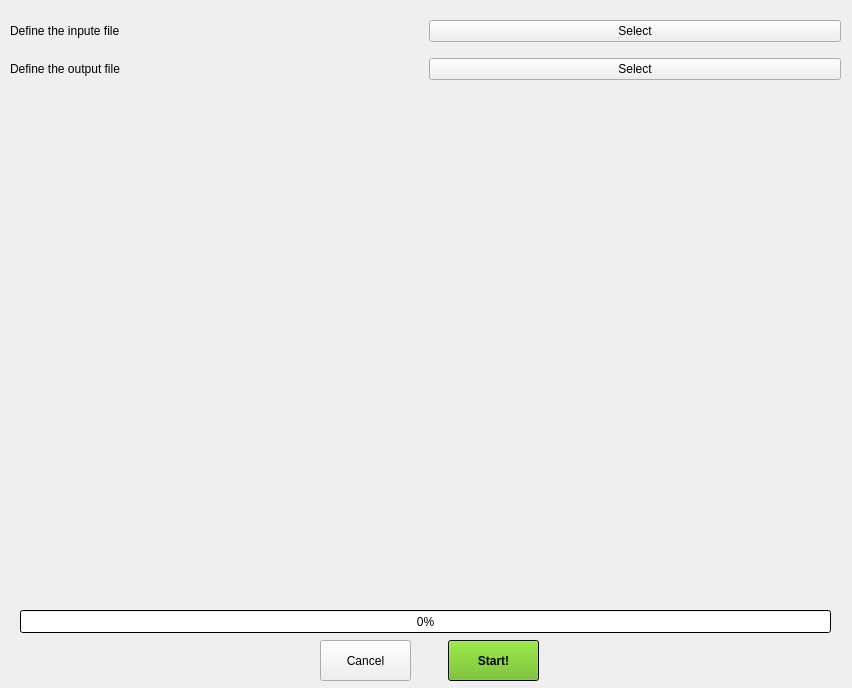
<?xml version="1.0" encoding="UTF-8"?>
<ui version="4.0">
 <class>Dialog</class>
 <widget class="QDialog" name="Dialog">
  <property name="geometry">
   <rect>
    <x>0</x>
    <y>0</y>
    <width>852</width>
    <height>688</height>
   </rect>
  </property>
  <property name="font">
   <font>
    <family>Ubuntu</family>
   </font>
  </property>
  <property name="windowTitle">
   <string>Dialog</string>
  </property>
  <widget class="QProgressBar" name="progressBar">
   <property name="geometry">
    <rect>
     <x>20</x>
     <y>610</y>
     <width>811</width>
     <height>23</height>
    </rect>
   </property>
   <property name="palette">
    <palette>
     <active>
      <colorrole role="WindowText">
       <brush brushstyle="SolidPattern">
        <color alpha="255">
         <red>0</red>
         <green>0</green>
         <blue>0</blue>
        </color>
       </brush>
      </colorrole>
      <colorrole role="Button">
       <brush brushstyle="SolidPattern">
        <color alpha="255">
         <red>115</red>
         <green>210</green>
         <blue>22</blue>
        </color>
       </brush>
      </colorrole>
      <colorrole role="Light">
       <brush brushstyle="SolidPattern">
        <color alpha="255">
         <red>170</red>
         <green>255</green>
         <blue>87</blue>
        </color>
       </brush>
      </colorrole>
      <colorrole role="Midlight">
       <brush brushstyle="SolidPattern">
        <color alpha="255">
         <red>142</red>
         <green>232</green>
         <blue>54</blue>
        </color>
       </brush>
      </colorrole>
      <colorrole role="Dark">
       <brush brushstyle="SolidPattern">
        <color alpha="255">
         <red>57</red>
         <green>105</green>
         <blue>11</blue>
        </color>
       </brush>
      </colorrole>
      <colorrole role="Mid">
       <brush brushstyle="SolidPattern">
        <color alpha="255">
         <red>76</red>
         <green>140</green>
         <blue>14</blue>
        </color>
       </brush>
      </colorrole>
      <colorrole role="Text">
       <brush brushstyle="SolidPattern">
        <color alpha="255">
         <red>0</red>
         <green>0</green>
         <blue>0</blue>
        </color>
       </brush>
      </colorrole>
      <colorrole role="BrightText">
       <brush brushstyle="SolidPattern">
        <color alpha="255">
         <red>255</red>
         <green>255</green>
         <blue>255</blue>
        </color>
       </brush>
      </colorrole>
      <colorrole role="ButtonText">
       <brush brushstyle="SolidPattern">
        <color alpha="255">
         <red>0</red>
         <green>0</green>
         <blue>0</blue>
        </color>
       </brush>
      </colorrole>
      <colorrole role="Base">
       <brush brushstyle="SolidPattern">
        <color alpha="255">
         <red>255</red>
         <green>255</green>
         <blue>255</blue>
        </color>
       </brush>
      </colorrole>
      <colorrole role="Window">
       <brush brushstyle="SolidPattern">
        <color alpha="255">
         <red>0</red>
         <green>0</green>
         <blue>0</blue>
        </color>
       </brush>
      </colorrole>
      <colorrole role="Shadow">
       <brush brushstyle="SolidPattern">
        <color alpha="255">
         <red>0</red>
         <green>0</green>
         <blue>0</blue>
        </color>
       </brush>
      </colorrole>
      <colorrole role="Highlight">
       <brush brushstyle="SolidPattern">
        <color alpha="255">
         <red>115</red>
         <green>210</green>
         <blue>22</blue>
        </color>
       </brush>
      </colorrole>
      <colorrole role="AlternateBase">
       <brush brushstyle="SolidPattern">
        <color alpha="255">
         <red>185</red>
         <green>232</green>
         <blue>138</blue>
        </color>
       </brush>
      </colorrole>
      <colorrole role="ToolTipBase">
       <brush brushstyle="SolidPattern">
        <color alpha="255">
         <red>255</red>
         <green>255</green>
         <blue>220</blue>
        </color>
       </brush>
      </colorrole>
      <colorrole role="ToolTipText">
       <brush brushstyle="SolidPattern">
        <color alpha="255">
         <red>0</red>
         <green>0</green>
         <blue>0</blue>
        </color>
       </brush>
      </colorrole>
      <colorrole role="PlaceholderText">
       <brush brushstyle="SolidPattern">
        <color alpha="128">
         <red>0</red>
         <green>0</green>
         <blue>0</blue>
        </color>
       </brush>
      </colorrole>
     </active>
     <inactive>
      <colorrole role="WindowText">
       <brush brushstyle="SolidPattern">
        <color alpha="255">
         <red>0</red>
         <green>0</green>
         <blue>0</blue>
        </color>
       </brush>
      </colorrole>
      <colorrole role="Button">
       <brush brushstyle="SolidPattern">
        <color alpha="255">
         <red>115</red>
         <green>210</green>
         <blue>22</blue>
        </color>
       </brush>
      </colorrole>
      <colorrole role="Light">
       <brush brushstyle="SolidPattern">
        <color alpha="255">
         <red>170</red>
         <green>255</green>
         <blue>87</blue>
        </color>
       </brush>
      </colorrole>
      <colorrole role="Midlight">
       <brush brushstyle="SolidPattern">
        <color alpha="255">
         <red>142</red>
         <green>232</green>
         <blue>54</blue>
        </color>
       </brush>
      </colorrole>
      <colorrole role="Dark">
       <brush brushstyle="SolidPattern">
        <color alpha="255">
         <red>57</red>
         <green>105</green>
         <blue>11</blue>
        </color>
       </brush>
      </colorrole>
      <colorrole role="Mid">
       <brush brushstyle="SolidPattern">
        <color alpha="255">
         <red>76</red>
         <green>140</green>
         <blue>14</blue>
        </color>
       </brush>
      </colorrole>
      <colorrole role="Text">
       <brush brushstyle="SolidPattern">
        <color alpha="255">
         <red>0</red>
         <green>0</green>
         <blue>0</blue>
        </color>
       </brush>
      </colorrole>
      <colorrole role="BrightText">
       <brush brushstyle="SolidPattern">
        <color alpha="255">
         <red>255</red>
         <green>255</green>
         <blue>255</blue>
        </color>
       </brush>
      </colorrole>
      <colorrole role="ButtonText">
       <brush brushstyle="SolidPattern">
        <color alpha="255">
         <red>0</red>
         <green>0</green>
         <blue>0</blue>
        </color>
       </brush>
      </colorrole>
      <colorrole role="Base">
       <brush brushstyle="SolidPattern">
        <color alpha="255">
         <red>255</red>
         <green>255</green>
         <blue>255</blue>
        </color>
       </brush>
      </colorrole>
      <colorrole role="Window">
       <brush brushstyle="SolidPattern">
        <color alpha="255">
         <red>0</red>
         <green>0</green>
         <blue>0</blue>
        </color>
       </brush>
      </colorrole>
      <colorrole role="Shadow">
       <brush brushstyle="SolidPattern">
        <color alpha="255">
         <red>0</red>
         <green>0</green>
         <blue>0</blue>
        </color>
       </brush>
      </colorrole>
      <colorrole role="Highlight">
       <brush brushstyle="SolidPattern">
        <color alpha="255">
         <red>115</red>
         <green>210</green>
         <blue>22</blue>
        </color>
       </brush>
      </colorrole>
      <colorrole role="AlternateBase">
       <brush brushstyle="SolidPattern">
        <color alpha="255">
         <red>185</red>
         <green>232</green>
         <blue>138</blue>
        </color>
       </brush>
      </colorrole>
      <colorrole role="ToolTipBase">
       <brush brushstyle="SolidPattern">
        <color alpha="255">
         <red>255</red>
         <green>255</green>
         <blue>220</blue>
        </color>
       </brush>
      </colorrole>
      <colorrole role="ToolTipText">
       <brush brushstyle="SolidPattern">
        <color alpha="255">
         <red>0</red>
         <green>0</green>
         <blue>0</blue>
        </color>
       </brush>
      </colorrole>
      <colorrole role="PlaceholderText">
       <brush brushstyle="SolidPattern">
        <color alpha="128">
         <red>0</red>
         <green>0</green>
         <blue>0</blue>
        </color>
       </brush>
      </colorrole>
     </inactive>
     <disabled>
      <colorrole role="WindowText">
       <brush brushstyle="SolidPattern">
        <color alpha="255">
         <red>57</red>
         <green>105</green>
         <blue>11</blue>
        </color>
       </brush>
      </colorrole>
      <colorrole role="Button">
       <brush brushstyle="SolidPattern">
        <color alpha="255">
         <red>115</red>
         <green>210</green>
         <blue>22</blue>
        </color>
       </brush>
      </colorrole>
      <colorrole role="Light">
       <brush brushstyle="SolidPattern">
        <color alpha="255">
         <red>170</red>
         <green>255</green>
         <blue>87</blue>
        </color>
       </brush>
      </colorrole>
      <colorrole role="Midlight">
       <brush brushstyle="SolidPattern">
        <color alpha="255">
         <red>142</red>
         <green>232</green>
         <blue>54</blue>
        </color>
       </brush>
      </colorrole>
      <colorrole role="Dark">
       <brush brushstyle="SolidPattern">
        <color alpha="255">
         <red>57</red>
         <green>105</green>
         <blue>11</blue>
        </color>
       </brush>
      </colorrole>
      <colorrole role="Mid">
       <brush brushstyle="SolidPattern">
        <color alpha="255">
         <red>76</red>
         <green>140</green>
         <blue>14</blue>
        </color>
       </brush>
      </colorrole>
      <colorrole role="Text">
       <brush brushstyle="SolidPattern">
        <color alpha="255">
         <red>57</red>
         <green>105</green>
         <blue>11</blue>
        </color>
       </brush>
      </colorrole>
      <colorrole role="BrightText">
       <brush brushstyle="SolidPattern">
        <color alpha="255">
         <red>255</red>
         <green>255</green>
         <blue>255</blue>
        </color>
       </brush>
      </colorrole>
      <colorrole role="ButtonText">
       <brush brushstyle="SolidPattern">
        <color alpha="255">
         <red>57</red>
         <green>105</green>
         <blue>11</blue>
        </color>
       </brush>
      </colorrole>
      <colorrole role="Base">
       <brush brushstyle="SolidPattern">
        <color alpha="255">
         <red>0</red>
         <green>0</green>
         <blue>0</blue>
        </color>
       </brush>
      </colorrole>
      <colorrole role="Window">
       <brush brushstyle="SolidPattern">
        <color alpha="255">
         <red>0</red>
         <green>0</green>
         <blue>0</blue>
        </color>
       </brush>
      </colorrole>
      <colorrole role="Shadow">
       <brush brushstyle="SolidPattern">
        <color alpha="255">
         <red>0</red>
         <green>0</green>
         <blue>0</blue>
        </color>
       </brush>
      </colorrole>
      <colorrole role="Highlight">
       <brush brushstyle="SolidPattern">
        <color alpha="255">
         <red>145</red>
         <green>145</green>
         <blue>145</blue>
        </color>
       </brush>
      </colorrole>
      <colorrole role="AlternateBase">
       <brush brushstyle="SolidPattern">
        <color alpha="255">
         <red>115</red>
         <green>210</green>
         <blue>22</blue>
        </color>
       </brush>
      </colorrole>
      <colorrole role="ToolTipBase">
       <brush brushstyle="SolidPattern">
        <color alpha="255">
         <red>255</red>
         <green>255</green>
         <blue>220</blue>
        </color>
       </brush>
      </colorrole>
      <colorrole role="ToolTipText">
       <brush brushstyle="SolidPattern">
        <color alpha="255">
         <red>0</red>
         <green>0</green>
         <blue>0</blue>
        </color>
       </brush>
      </colorrole>
      <colorrole role="PlaceholderText">
       <brush brushstyle="SolidPattern">
        <color alpha="128">
         <red>0</red>
         <green>0</green>
         <blue>0</blue>
        </color>
       </brush>
      </colorrole>
     </disabled>
    </palette>
   </property>
   <property name="value">
    <number>0</number>
   </property>
  </widget>
  <widget class="QPushButton" name="pushButton">
   <property name="geometry">
    <rect>
     <x>448</x>
     <y>640</y>
     <width>91</width>
     <height>41</height>
    </rect>
   </property>
   <property name="palette">
    <palette>
     <active>
      <colorrole role="WindowText">
       <brush brushstyle="SolidPattern">
        <color alpha="255">
         <red>0</red>
         <green>0</green>
         <blue>0</blue>
        </color>
       </brush>
      </colorrole>
      <colorrole role="Button">
       <brush brushstyle="SolidPattern">
        <color alpha="255">
         <red>115</red>
         <green>210</green>
         <blue>22</blue>
        </color>
       </brush>
      </colorrole>
      <colorrole role="Light">
       <brush brushstyle="SolidPattern">
        <color alpha="255">
         <red>170</red>
         <green>255</green>
         <blue>87</blue>
        </color>
       </brush>
      </colorrole>
      <colorrole role="Midlight">
       <brush brushstyle="SolidPattern">
        <color alpha="255">
         <red>142</red>
         <green>232</green>
         <blue>54</blue>
        </color>
       </brush>
      </colorrole>
      <colorrole role="Dark">
       <brush brushstyle="SolidPattern">
        <color alpha="255">
         <red>57</red>
         <green>105</green>
         <blue>11</blue>
        </color>
       </brush>
      </colorrole>
      <colorrole role="Mid">
       <brush brushstyle="SolidPattern">
        <color alpha="255">
         <red>76</red>
         <green>140</green>
         <blue>14</blue>
        </color>
       </brush>
      </colorrole>
      <colorrole role="Text">
       <brush brushstyle="SolidPattern">
        <color alpha="255">
         <red>255</red>
         <green>255</green>
         <blue>255</blue>
        </color>
       </brush>
      </colorrole>
      <colorrole role="BrightText">
       <brush brushstyle="SolidPattern">
        <color alpha="255">
         <red>255</red>
         <green>255</green>
         <blue>255</blue>
        </color>
       </brush>
      </colorrole>
      <colorrole role="ButtonText">
       <brush brushstyle="SolidPattern">
        <color alpha="255">
         <red>0</red>
         <green>0</green>
         <blue>0</blue>
        </color>
       </brush>
      </colorrole>
      <colorrole role="Base">
       <brush brushstyle="SolidPattern">
        <color alpha="255">
         <red>255</red>
         <green>255</green>
         <blue>255</blue>
        </color>
       </brush>
      </colorrole>
      <colorrole role="Window">
       <brush brushstyle="SolidPattern">
        <color alpha="255">
         <red>115</red>
         <green>210</green>
         <blue>22</blue>
        </color>
       </brush>
      </colorrole>
      <colorrole role="Shadow">
       <brush brushstyle="SolidPattern">
        <color alpha="255">
         <red>0</red>
         <green>0</green>
         <blue>0</blue>
        </color>
       </brush>
      </colorrole>
      <colorrole role="Highlight">
       <brush brushstyle="SolidPattern">
        <color alpha="255">
         <red>0</red>
         <green>0</green>
         <blue>0</blue>
        </color>
       </brush>
      </colorrole>
      <colorrole role="AlternateBase">
       <brush brushstyle="SolidPattern">
        <color alpha="255">
         <red>185</red>
         <green>232</green>
         <blue>138</blue>
        </color>
       </brush>
      </colorrole>
      <colorrole role="ToolTipBase">
       <brush brushstyle="SolidPattern">
        <color alpha="255">
         <red>255</red>
         <green>255</green>
         <blue>220</blue>
        </color>
       </brush>
      </colorrole>
      <colorrole role="ToolTipText">
       <brush brushstyle="SolidPattern">
        <color alpha="255">
         <red>0</red>
         <green>0</green>
         <blue>0</blue>
        </color>
       </brush>
      </colorrole>
      <colorrole role="PlaceholderText">
       <brush brushstyle="SolidPattern">
        <color alpha="128">
         <red>0</red>
         <green>0</green>
         <blue>0</blue>
        </color>
       </brush>
      </colorrole>
     </active>
     <inactive>
      <colorrole role="WindowText">
       <brush brushstyle="SolidPattern">
        <color alpha="255">
         <red>0</red>
         <green>0</green>
         <blue>0</blue>
        </color>
       </brush>
      </colorrole>
      <colorrole role="Button">
       <brush brushstyle="SolidPattern">
        <color alpha="255">
         <red>115</red>
         <green>210</green>
         <blue>22</blue>
        </color>
       </brush>
      </colorrole>
      <colorrole role="Light">
       <brush brushstyle="SolidPattern">
        <color alpha="255">
         <red>170</red>
         <green>255</green>
         <blue>87</blue>
        </color>
       </brush>
      </colorrole>
      <colorrole role="Midlight">
       <brush brushstyle="SolidPattern">
        <color alpha="255">
         <red>142</red>
         <green>232</green>
         <blue>54</blue>
        </color>
       </brush>
      </colorrole>
      <colorrole role="Dark">
       <brush brushstyle="SolidPattern">
        <color alpha="255">
         <red>57</red>
         <green>105</green>
         <blue>11</blue>
        </color>
       </brush>
      </colorrole>
      <colorrole role="Mid">
       <brush brushstyle="SolidPattern">
        <color alpha="255">
         <red>76</red>
         <green>140</green>
         <blue>14</blue>
        </color>
       </brush>
      </colorrole>
      <colorrole role="Text">
       <brush brushstyle="SolidPattern">
        <color alpha="255">
         <red>255</red>
         <green>255</green>
         <blue>255</blue>
        </color>
       </brush>
      </colorrole>
      <colorrole role="BrightText">
       <brush brushstyle="SolidPattern">
        <color alpha="255">
         <red>255</red>
         <green>255</green>
         <blue>255</blue>
        </color>
       </brush>
      </colorrole>
      <colorrole role="ButtonText">
       <brush brushstyle="SolidPattern">
        <color alpha="255">
         <red>0</red>
         <green>0</green>
         <blue>0</blue>
        </color>
       </brush>
      </colorrole>
      <colorrole role="Base">
       <brush brushstyle="SolidPattern">
        <color alpha="255">
         <red>255</red>
         <green>255</green>
         <blue>255</blue>
        </color>
       </brush>
      </colorrole>
      <colorrole role="Window">
       <brush brushstyle="SolidPattern">
        <color alpha="255">
         <red>115</red>
         <green>210</green>
         <blue>22</blue>
        </color>
       </brush>
      </colorrole>
      <colorrole role="Shadow">
       <brush brushstyle="SolidPattern">
        <color alpha="255">
         <red>0</red>
         <green>0</green>
         <blue>0</blue>
        </color>
       </brush>
      </colorrole>
      <colorrole role="Highlight">
       <brush brushstyle="SolidPattern">
        <color alpha="255">
         <red>0</red>
         <green>0</green>
         <blue>0</blue>
        </color>
       </brush>
      </colorrole>
      <colorrole role="AlternateBase">
       <brush brushstyle="SolidPattern">
        <color alpha="255">
         <red>185</red>
         <green>232</green>
         <blue>138</blue>
        </color>
       </brush>
      </colorrole>
      <colorrole role="ToolTipBase">
       <brush brushstyle="SolidPattern">
        <color alpha="255">
         <red>255</red>
         <green>255</green>
         <blue>220</blue>
        </color>
       </brush>
      </colorrole>
      <colorrole role="ToolTipText">
       <brush brushstyle="SolidPattern">
        <color alpha="255">
         <red>0</red>
         <green>0</green>
         <blue>0</blue>
        </color>
       </brush>
      </colorrole>
      <colorrole role="PlaceholderText">
       <brush brushstyle="SolidPattern">
        <color alpha="128">
         <red>0</red>
         <green>0</green>
         <blue>0</blue>
        </color>
       </brush>
      </colorrole>
     </inactive>
     <disabled>
      <colorrole role="WindowText">
       <brush brushstyle="SolidPattern">
        <color alpha="255">
         <red>0</red>
         <green>0</green>
         <blue>0</blue>
        </color>
       </brush>
      </colorrole>
      <colorrole role="Button">
       <brush brushstyle="SolidPattern">
        <color alpha="255">
         <red>115</red>
         <green>210</green>
         <blue>22</blue>
        </color>
       </brush>
      </colorrole>
      <colorrole role="Light">
       <brush brushstyle="SolidPattern">
        <color alpha="255">
         <red>170</red>
         <green>255</green>
         <blue>87</blue>
        </color>
       </brush>
      </colorrole>
      <colorrole role="Midlight">
       <brush brushstyle="SolidPattern">
        <color alpha="255">
         <red>142</red>
         <green>232</green>
         <blue>54</blue>
        </color>
       </brush>
      </colorrole>
      <colorrole role="Dark">
       <brush brushstyle="SolidPattern">
        <color alpha="255">
         <red>57</red>
         <green>105</green>
         <blue>11</blue>
        </color>
       </brush>
      </colorrole>
      <colorrole role="Mid">
       <brush brushstyle="SolidPattern">
        <color alpha="255">
         <red>76</red>
         <green>140</green>
         <blue>14</blue>
        </color>
       </brush>
      </colorrole>
      <colorrole role="Text">
       <brush brushstyle="SolidPattern">
        <color alpha="255">
         <red>57</red>
         <green>105</green>
         <blue>11</blue>
        </color>
       </brush>
      </colorrole>
      <colorrole role="BrightText">
       <brush brushstyle="SolidPattern">
        <color alpha="255">
         <red>255</red>
         <green>255</green>
         <blue>255</blue>
        </color>
       </brush>
      </colorrole>
      <colorrole role="ButtonText">
       <brush brushstyle="SolidPattern">
        <color alpha="255">
         <red>57</red>
         <green>105</green>
         <blue>11</blue>
        </color>
       </brush>
      </colorrole>
      <colorrole role="Base">
       <brush brushstyle="SolidPattern">
        <color alpha="255">
         <red>115</red>
         <green>210</green>
         <blue>22</blue>
        </color>
       </brush>
      </colorrole>
      <colorrole role="Window">
       <brush brushstyle="SolidPattern">
        <color alpha="255">
         <red>115</red>
         <green>210</green>
         <blue>22</blue>
        </color>
       </brush>
      </colorrole>
      <colorrole role="Shadow">
       <brush brushstyle="SolidPattern">
        <color alpha="255">
         <red>0</red>
         <green>0</green>
         <blue>0</blue>
        </color>
       </brush>
      </colorrole>
      <colorrole role="Highlight">
       <brush brushstyle="SolidPattern">
        <color alpha="255">
         <red>145</red>
         <green>145</green>
         <blue>145</blue>
        </color>
       </brush>
      </colorrole>
      <colorrole role="AlternateBase">
       <brush brushstyle="SolidPattern">
        <color alpha="255">
         <red>115</red>
         <green>210</green>
         <blue>22</blue>
        </color>
       </brush>
      </colorrole>
      <colorrole role="ToolTipBase">
       <brush brushstyle="SolidPattern">
        <color alpha="255">
         <red>255</red>
         <green>255</green>
         <blue>220</blue>
        </color>
       </brush>
      </colorrole>
      <colorrole role="ToolTipText">
       <brush brushstyle="SolidPattern">
        <color alpha="255">
         <red>0</red>
         <green>0</green>
         <blue>0</blue>
        </color>
       </brush>
      </colorrole>
      <colorrole role="PlaceholderText">
       <brush brushstyle="SolidPattern">
        <color alpha="128">
         <red>0</red>
         <green>0</green>
         <blue>0</blue>
        </color>
       </brush>
      </colorrole>
     </disabled>
    </palette>
   </property>
   <property name="font">
    <font>
     <family>Ubuntu</family>
     <weight>75</weight>
     <bold>true</bold>
    </font>
   </property>
   <property name="cursor">
    <cursorShape>PointingHandCursor</cursorShape>
   </property>
   <property name="text">
    <string>Start!</string>
   </property>
  </widget>
  <widget class="QPushButton" name="pushButton_2">
   <property name="geometry">
    <rect>
     <x>320</x>
     <y>640</y>
     <width>91</width>
     <height>41</height>
    </rect>
   </property>
   <property name="cursor">
    <cursorShape>PointingHandCursor</cursorShape>
   </property>
   <property name="text">
    <string>Cancel</string>
   </property>
  </widget>
  <widget class="QWidget" name="gridLayoutWidget">
   <property name="geometry">
    <rect>
     <x>10</x>
     <y>10</y>
     <width>831</width>
     <height>81</height>
    </rect>
   </property>
   <layout class="QGridLayout" name="gridLayout">
    <item row="0" column="0">
     <widget class="QLabel" name="label">
      <property name="text">
       <string>Define the inpute file</string>
      </property>
     </widget>
    </item>
    <item row="1" column="0">
     <widget class="QLabel" name="label_2">
      <property name="text">
       <string>Define the output file</string>
      </property>
     </widget>
    </item>
    <item row="0" column="1">
     <widget class="QPushButton" name="pushButton_3">
      <property name="text">
       <string>Select</string>
      </property>
     </widget>
    </item>
    <item row="1" column="1">
     <widget class="QPushButton" name="pushButton_4">
      <property name="text">
       <string>Select</string>
      </property>
     </widget>
    </item>
   </layout>
  </widget>
 </widget>
 <resources/>
 <connections/>
</ui>
